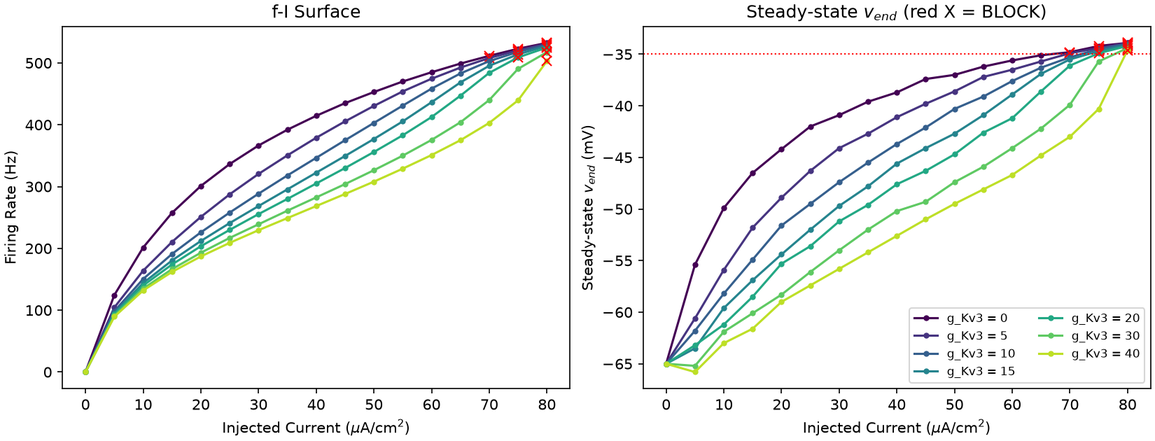
#> input picture figures/f1_fI_surface.png, 1155 x 441 px, shrunk from 1650 x 630 before the run
$ python compose_fig1.py
#> lines starting #> are read from the running program, lines starting #| are printed output that depends on the picture
"""Compose Figure 1: Single-cell validation from MS1."""
import os
import matplotlib
matplotlib.use("Agg")
import matplotlib.pyplot as plt
import matplotlib.image as mpimg

base = os.path.dirname(os.path.dirname(os.path.abspath(__file__)))

img_a = mpimg.imread(os.path.join(base, "figures", "f1_fI_surface.png"))
#> img_a is the input picture: shape (441, 1155, 4) float32; mean R, G, B, A 0.95, 0.956, 0.953, 1
img_b = mpimg.imread(os.path.join(base, "figures", "f2_t21d_operating_map.png"))
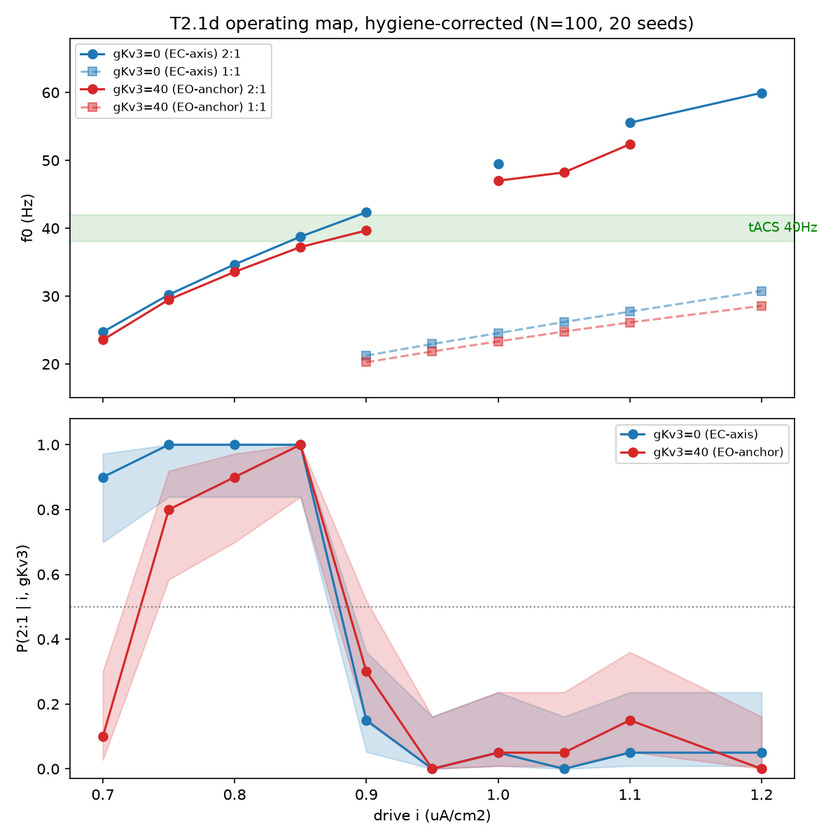
#> input picture figures/f2_t21d_operating_map.png, 840 x 840 px, shrunk from 1200 x 1200 before the run
#> img_b is the input picture: shape (840, 840, 4) float32; mean R, G, B, A 0.96, 0.953, 0.956, 1
h_a, w_a = img_a.shape[:2]
#> h_a = 441; w_a = 1155
h_b, w_b = img_b.shape[:2]
#> h_b = 840; w_b = 840
ratio_a = w_a / h_a
#> ratio_a = 2.62
ratio_b = w_b / h_b
#> ratio_b = 1

fig_w, fig_h = 14.0, 5.0
side = 0.02       # 边距压缩到 2%
gap = 0.02        # 间隙压缩到 2%
bottom = 0.05

avail_w = fig_w * (1 - 2*side - gap)
disp_h = avail_w / (ratio_a + ratio_b)
#> disp_h = 3.64

w_a = (disp_h * ratio_a) / fig_w
#> w_a = 0.68
w_b = (disp_h * ratio_b) / fig_w
#> w_b = 0.26
h = disp_h / fig_h
#> h = 0.727

left_a = side
left_b = left_a + w_a + gap
#> left_b = 0.72

fig = plt.figure(figsize=(fig_w, fig_h))

ax_a = fig.add_axes([left_a, bottom, w_a, h])
ax_a.imshow(img_a)
ax_a.axis("off")

ax_b = fig.add_axes([left_b, bottom, w_b, h])
ax_b.imshow(img_b)
ax_b.axis("off")

fig.text(left_a, bottom + h + 0.015,
         "(a) f-I surface (MS1 Hodgkin-Huxley validation)",
         fontsize=11, ha="left", va="bottom", weight="bold")
fig.text(left_b, bottom + h + 0.015,
         "(b) Operating map (2:1 vs 1:1 mode, hygiene-corrected)",
         fontsize=11, ha="left", va="bottom", weight="bold")

fig.suptitle(
    "Figure 1. Single-cell model validation and ING operating regime.",
    fontsize=13, y=0.97, weight="bold"
)

out = os.path.join(base, "figures", "fig1_single_cell_validation.png")
plt.savefig(out, dpi=300, bbox_inches="tight", facecolor="white")
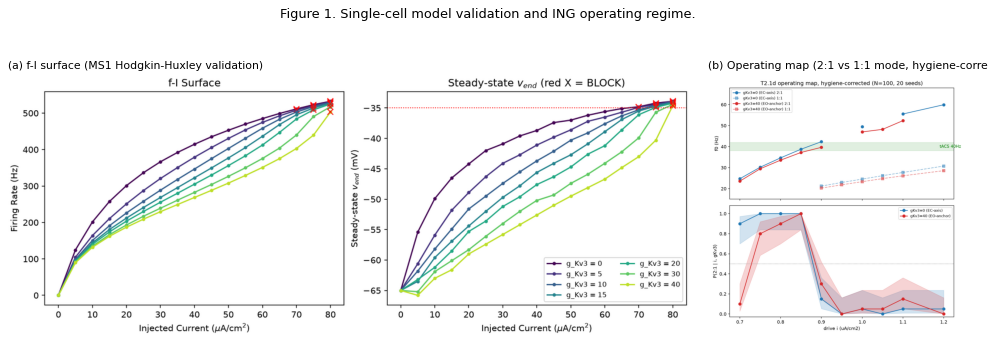
#> figure drawn by matplotlib, 2 panels
print(f"saved: {out}")
